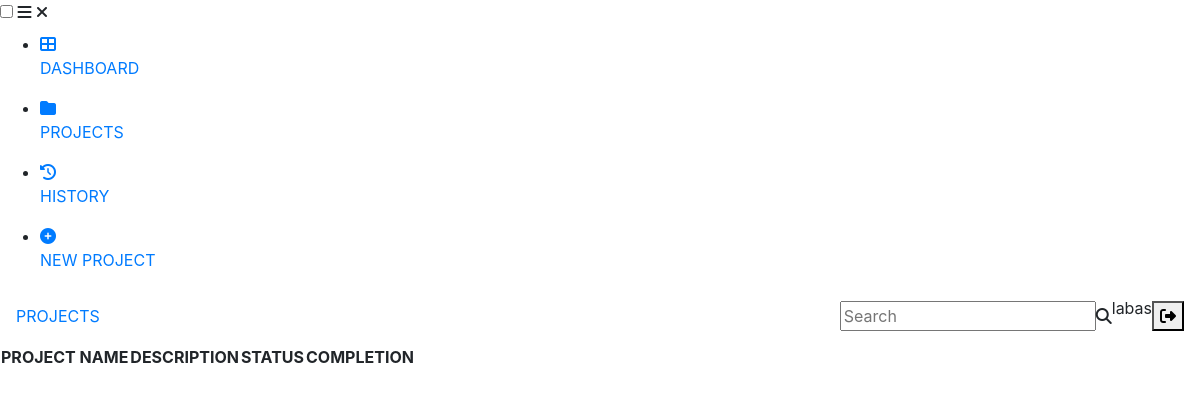
Page /main.php (signed in) on the earlier database version.
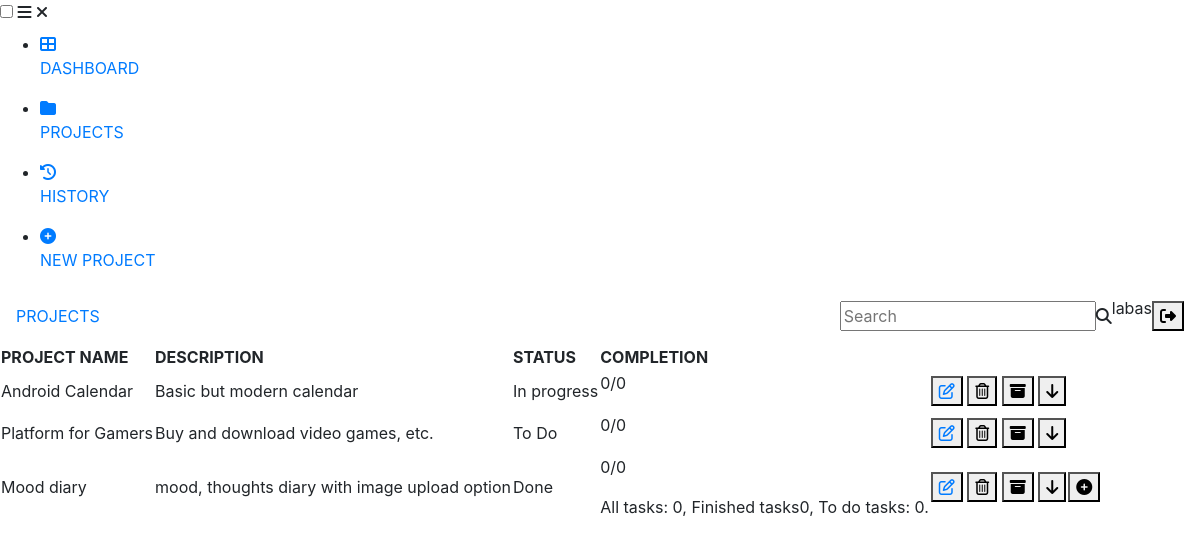
Same page on the later database version.
### tables this page shows
CREATE TABLE `projektai` (
  `Projekto_id` int(11) NOT NULL,
  `Pavadinimas` varchar(255) NOT NULL,
  `Aprasymas` text NOT NULL,
  `Vartotojai` varchar(255) DEFAULT NULL,
  `Busena` varchar(255) NOT NULL,
  `Sukurimo_data` date NOT NULL,
  `Visos_uzduotys` int(11) NOT NULL,
  `Neatliktos_uzduotys` int(11) NOT NULL
);

### main.php (the view, shortened to what this page needs)
<!DOCTYPE html>
<html lang="en">
<head>
    <link rel="stylesheet" href="https://cdn.jsdelivr.net/npm/bootstrap@4.6.0/dist/css/bootstrap.min.css">
</head>
<body>
    <input type="checkbox" id="check">
    <label for="check">
        <i class="fas fa-bars" id="hamburger"></i>
        <i class="fas fa-times" id="cancel"></i>
    </label>
    <div class="left-menu">
        <ul>
            <li><a href="#"><i class="fas fa-th-large"></i><p class="left-menu-titles">DASHBOARD</p></a></li>
            <li><a href="#"><i class="fas fa-folder"></i><p class="left-menu-titles">PROJECTS</p></a></li>
            <li><a href="#"><i class="fas fa-history"></i><p class="left-menu-titles">HISTORY</p></a></li>
            <li><a href="#"><i class="fas fa-plus-circle"></i><p class="left-menu-titles">NEW PROJECT</p></a></li>
</ul>
    </div>
    <section>
<header>
    <nav class="navbar">
        <a class="project-page-title mr-auto">PROJECTS</a>
        <div class="whole-search"><input type="text" id="search" name="fname" placeholder="Search"><i class="fas fa-search" id="search-icon"></i></div>
        <div class="form-inline">
            <?php
            echo '<p class="login-name">' . $_SESSION["name"] . '</p>';
            ?>
            <form method="POST">
                <button type="submit" name="logout"><i class="fas fa-sign-out-alt"></i></button>
            </form>
        </div>
    </nav>
</header>
<main>
    <?php
        include_once('db_config.php');
        try {
        $connectM = new PDO("mysql:host=$host; dbname=$dbName", $user, $pass);
        $connectM->setAttribute(PDO::ATTR_ERRMODE, PDO::ERRMODE_EXCEPTION);
        $queryM = "SELECT
            projektai.Projekto_id,
            projektai.Pavadinimas,
            projektai.Aprasymas,
            projektai.Vartotojai,
            projektai.Busena,
            projektai.Sukurimo_data,
        SUM(case when uzduotys.Busena ='Done' then 1 else 0 end) as Finished_tasks,
        SUM(case when uzduotys.Busena ='To Do' then 1 else 0 end) as Todo_tasks,
            COUNT(uzduotys.Busena) as Total_tasks
    FROM projektai
    LEFT JOIN projektu_uzduotys ON projektu_uzduotys.Projekto_id = projektai.Projekto_id
    LEFT JOIN uzduotys ON uzduotys.Uzduoties_id = projektu_uzduotys.Uzduoties_id
    GROUP BY 1";
        $result = $connectM->prepare($queryM);
        $result->execute();
        $number = $result->rowCount();
        $i = 1;
        echo "<table>";
        echo "<thead>";
        echo "<tr><th class='project-name-spacing'>PROJECT NAME</th><th>DESCRIPTION</th><th>STATUS</th><th class='completion-spacing'>COMPLETION</th><th></th></tr>";
        echo "</thead>";
        while($row = $result->fetch(PDO::FETCH_ASSOC)){
            if ($i == $number)
            {
            echo "<tr>
            <td>".$row['Pavadinimas']."</td>
            <td>".$row['Aprasymas']."</td>
            <td>".$row['Busena']."</td>
            <td class='progresss'>
            <p class='progress-numbers'>".$row['Total_tasks']."/".$row['Todo_tasks']."</p>
            <div class='hover-info'>All tasks: ".$row['Total_tasks'].", Finished tasks".($row['Total_tasks'] - $row['Todo_tasks']).", To do tasks: ".$row['Todo_tasks'].".</div><div class='round'>
            <div class='progress-colors'></div></div></td>
          <td class='td-spacing'>
          <button><a href='update-process.php?Pavadinimas=".$row['Pavadinimas']."'>"."<i class='far fa-edit'></i></a></button>
          <button><i class='far fa-trash-alt'></i></button>
          <button><i class='fas fa-archive'></i></button>
          <button><i class='fas fa-arrow-down'></i></button></td>
          <td><button id='create-button'><i class='fas fa-plus-circle' id='plus-button'></i></button></td></tr>";
            break;
            }
            echo "<tr>
            <td class='grey-border'>".$row['Pavadinimas']."</td>
            <td class='grey-border'>".$row['Aprasymas']."</td>
            <td class='grey-border'>".$row['Busena']."</td>
            <td class='grey-border progresss'>
            <p class='progress-numbers'>".$row['Total_tasks']."/".$row['Todo_tasks']."</p>
            <div class='round'>
            <div class='progress-colors'></div></div></td>
          <td class='grey-border'>
          <button><a href='update-process.php?Pavadinimas=".$row['Pavadinimas']."'>"."<i class='far fa-edit'></i></a></button>
          <button><i class='far fa-trash-alt'></i></button>
          <button><i class='fas fa-archive'></i></button>
          <button><i class='fas fa-arrow-down'></i></button></td></tr>";
            $i++;
        }
        echo "</table>";
        echo "<br>";
    } catch (PDOException $error) {
        echo $error->getMessage();
        }
    ?>
</main>
    </section>
    </body>
</html>

Differences in the rows shown:
added projektai: Pavadinimas "Android Calendar", Aprasymas "Basic but modern calendar", Busena "In progress", Total_tasks "0", Todo_tasks "0"
added projektai: Pavadinimas "Platform for Gamers", Aprasymas "Buy and download video games, etc.", Busena "To Do", Total_tasks "0", Todo_tasks "0"
added projektai: Pavadinimas "Mood diary", Aprasymas "mood, thoughts diary with image upload option", Busena "Done", Total_tasks "0", Todo_tasks "0"
